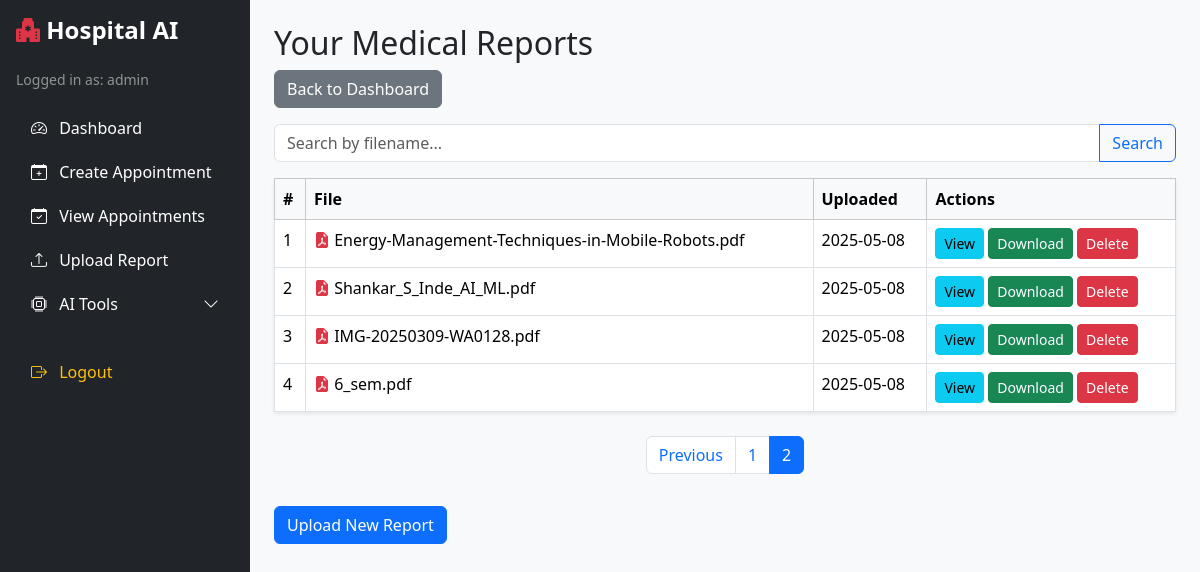
Screenshot of /view_reports?page=2&search= (signed in) with the database file from the repository.
### app/models/user.py (models this page shows, shortened)
class User(UserMixin, db.Model):
    id = db.Column(db.Integer, primary_key=True)
    username = db.Column(db.String(100), unique=True, nullable=False)
    password = db.Column(db.String(100), nullable=False)
    role = db.Column(db.String(20), nullable=False)  # 'admin', 'doctor', 'patient'

### app/models/report.py (models this page shows)
class MedicalReport(db.Model):
    id = db.Column(db.Integer, primary_key=True)
    user_id = db.Column(db.Integer, db.ForeignKey('user.id'), nullable=False)
    filename = db.Column(db.String(255), nullable=False)
    upload_date = db.Column(db.DateTime, default=datetime.utcnow)

### app/controllers/report_controller.py (the view, shortened to what this page needs)
@report_bp.route('/view_reports')
@login_required
def view_reports():
    search_query = request.args.get('search', '').strip()
    page = request.args.get('page', 1, type=int)
    per_page = 5
    if current_user.role == 'admin':
        query = MedicalReport.query
    else:
        query = MedicalReport.query.filter_by(user_id=current_user.id)
    if search_query:
        query = query.filter(MedicalReport.filename.ilike(f"%{search_query}%"))
    total_reports = query.count()
    reports = query.order_by(MedicalReport.upload_date.desc()) \
                   .offset((page - 1) * per_page) \
                   .limit(per_page).all()
    class Pagination:
        def __init__(self, page, per_page, total):  # ✅ Fix: correct __init__
            self.page = page
            self.per_page = per_page
            self.total = total
            self.pages = ceil(total / per_page)
        @property
        def has_prev(self):
            return self.page > 1
        @property
        def has_next(self):
            return self.page < self.pages
        @property
        def prev_num(self):
            return self.page - 1
        def iter_pages(self, left_edge=2, right_edge=2, left_current=2, right_current=2):
            last = 0
            for num in range(1, self.pages + 1):
                if (num <= left_edge or
                    (num >= self.page - left_current and num <= self.page + right_current) or
                    num > self.pages - right_edge):
                    if last + 1 != num:
                        yield None
                    yield num
                    last = num
    pagination = Pagination(page, per_page, total_reports)
    return render_template('view_reports.html', reports=reports, search_query=search_query, pagination=pagination)

### app/models/user.py (called while the page is built)
@login_manager.user_loader
def load_user(user_id):
    return User.query.get(int(user_id))

### app/templates/view_reports.html (shortened to what this page needs)
{% extends "base.html" %}
{% block content %}
<h2>Your Medical Reports</h2>
<a href="{{ url_for('auth.dashboard') }}" class="btn btn-secondary mb-3">Back to Dashboard</a>
<form method="get" class="input-group mb-3" action="{{ url_for('report.view_reports') }}">
  <input type="text" name="search" class="form-control" placeholder="Search by filename..." value="{{ search_query }}">
  <button class="btn btn-outline-primary" type="submit">Search</button>
</form>
{% if reports %}
<table class="table table-bordered bg-white shadow-sm">
  <thead class="table-light">
    <tr>
      <th>#</th>
      <th>File</th>
      <th>Uploaded</th>
      <th>Actions</th>
    </tr>
  </thead>
  <tbody>
    {% for report in reports %}
    <tr>
      <td>{{ loop.index }}</td>
      <td>
        {% set ext = report.filename.rsplit('.', 1)[1].lower() %}
        {% if ext == 'pdf' %}
          <i class="bi bi-file-earmark-pdf-fill text-danger"></i>
        {% elif ext in ['png', 'jpg', 'jpeg'] %}
          <i class="bi bi-file-earmark-image text-primary"></i>
        {% elif ext == 'docx' %}
          <i class="bi bi-file-earmark-word-fill text-info"></i>
        {% else %}
          <i class="bi bi-file-earmark-fill text-secondary"></i>
        {% endif %}
        {{ report.filename }}
      </td>
      <td>{{ report.upload_date.strftime('%Y-%m-%d') if report.upload_date else 'N/A' }}</td>
      <td>
        <a href="{{ url_for('report.view_report', filename=report.filename) }}"
           class="btn btn-sm btn-info"
           data-bs-toggle="modal"
           data-bs-target="#previewModal"
           data-filename="{{ report.filename }}"
           data-filetype="{{ ext }}">
           View
        </a>
        <a href="{{ url_for('report.download_report', filename=report.filename) }}" class="btn btn-sm btn-success">Download</a>
        <a href="{{ url_for('report.delete_report', report_id=report.id) }}" class="btn btn-sm btn-danger"
           onclick="return confirm('Are you sure you want to delete this report?');">Delete</a>
      </td>
    </tr>
    {% endfor %}
  </tbody>
</table>
{% if pagination %}
<nav>
  <ul class="pagination justify-content-center mt-4">
    {% if pagination.has_prev %}
      <li class="page-item">
        <a class="page-link" href="{{ url_for('report.view_reports', page=pagination.prev_num, search=search_query) }}">Previous</a>
      </li>
    {% endif %}
    {% for page_num in pagination.iter_pages() %}
      {% if page_num %}
        <li class="page-item {% if pagination.page == page_num %}active{% endif %}">
          <a class="page-link" href="{{ url_for('report.view_reports', page=page_num, search=search_query) }}">{{ page_num }}</a>
        </li>
      {% else %}
        <li class="page-item disabled"><span class="page-link">…</span></li>
      {% endif %}
    {% endfor %}
  </ul>
</nav>
{% endif %}
{% else %}
<p>No reports uploaded yet.</p>
{% endif %}
<a href="{{ url_for('report.upload_report') }}" class="btn btn-primary mt-3">Upload New Report</a>
{% endblock %}

### app/templates/base.html (shortened to what this page needs)
<!DOCTYPE html>
<html lang="en">
<head>
    <link href="https://cdn.jsdelivr.net/npm/bootstrap@5.3.2/dist/css/bootstrap.min.css" rel="stylesheet">
    <link href="https://cdn.jsdelivr.net/npm/bootstrap-icons@1.10.5/font/bootstrap-icons.css" rel="stylesheet">
</head>
<body>
<div class="d-flex">
    <div class="bg-dark text-white p-3 sidebar">
        <h4 class="mb-4"><i class="bi bi-hospital-fill text-danger"></i> Hospital AI</h4>
        {% if current_user.is_authenticated %}
            <p class="text-white-50 small">Logged in as: {{ current_user.role }}</p>
            <ul class="nav flex-column">
                <li class="nav-item">
                    <a class="nav-link text-white" href="{{ url_for('auth.dashboard') }}">
                        <i class="bi bi-speedometer2 me-2"></i> Dashboard
                    </a>
                </li>
                <li class="nav-item">
                    <a class="nav-link text-white" href="{{ url_for('appointment.create_appointment') }}">
                        <i class="bi bi-calendar-plus me-2"></i> Create Appointment
                    </a>
                </li>
                {% if current_user.role in ['admin', 'doctor'] %}
                    <li class="nav-item">
                        <a class="nav-link text-white" href="{{ url_for('appointment.view_appointments') }}">
                            <i class="bi bi-calendar-check me-2"></i> View Appointments
                        </a>
                    </li>
                {% endif %}
                <li class="nav-item">
                    <a class="nav-link text-white" href="{{ url_for('report.upload_report') }}">
                        <i class="bi bi-upload me-2"></i> Upload Report
                    </a>
                </li>
                <li class="nav-item">
                    <a class="nav-link text-white" data-bs-toggle="collapse" href="#aiTools" role="button" aria-expanded="false">
                        <i class="bi bi-cpu me-2"></i> AI Tools <i class="bi bi-chevron-down float-end"></i>
                    </a>
                </li>
                <li class="nav-item mt-4">
                    <a class="nav-link text-warning" href="{{ url_for('auth.logout') }}">
                        <i class="bi bi-box-arrow-right me-2"></i> Logout
                    </a>
                </li>
            </ul>
        {% else %}
            <p class="text-white">Not logged in</p>
        {% endif %}
    </div>
    <div class="flex-grow-1 p-4 main-content">
        {% block content %}{% endblock %}
    </div>
</div>
</body>
</html>

### app/templates/base.html (style rules this page uses)
body { font-family: 'Segoe UI', sans-serif; }
.sidebar { width: 250px; min-height: 100vh; }
.sidebar .nav-link { padding: 10px 15px; border-radius: 5px; transition: background 0.3s; }
.sidebar h4 { font-weight: bold; }
.nav-link i { font-size: 1rem; }
.main-content { background-color: #f8f9fa; min-height: 100vh; }

### rows the page displays
User: role "admin"
MedicalReport: filename "Energy-Management-Techniques-in-Mobile-Robots.pdf", upload_date "2025-05-08"
MedicalReport: filename "Shankar_S_Inde_AI_ML.pdf", upload_date "2025-05-08"
MedicalReport: filename "IMG-20250309-WA0128.pdf", upload_date "2025-05-08"
MedicalReport: filename "6_sem.pdf", upload_date "2025-05-08"

### other values shown
{{ page_num }} "1" "2"
